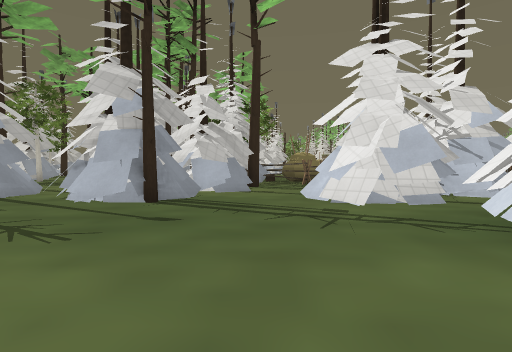
View 1 (above)

19 first-person views from a walk through a Godot game level. The camera is 1.2 m above the floor, tilts 2° down and sees 80° across. The floor is counted in squares, 2 m on a side. Each view is taken from the middle of a square. On the plan, view 1 faces up. The plan holds only what a view shows up to about 9 squares ahead; the rest is blank. The place goes on beyond the plan. Some surface patterns are stand-ins.

View 2
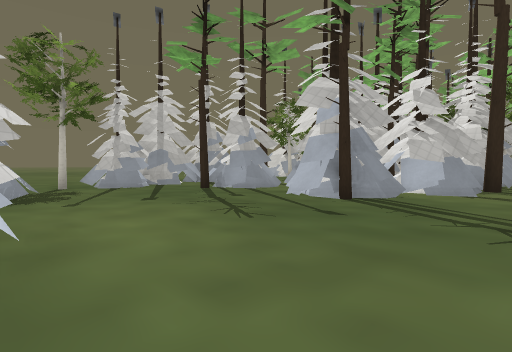

View 3
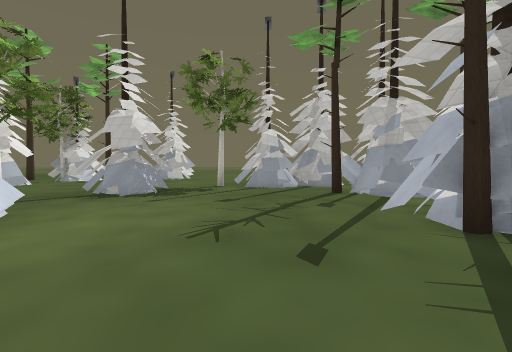

View 4
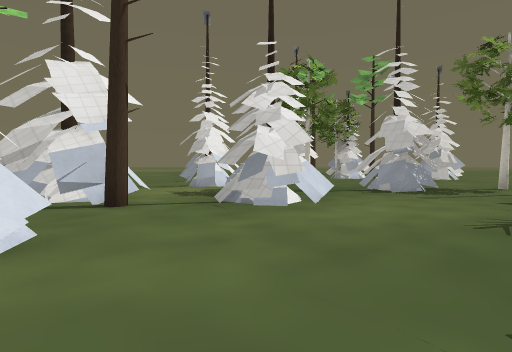

View 5
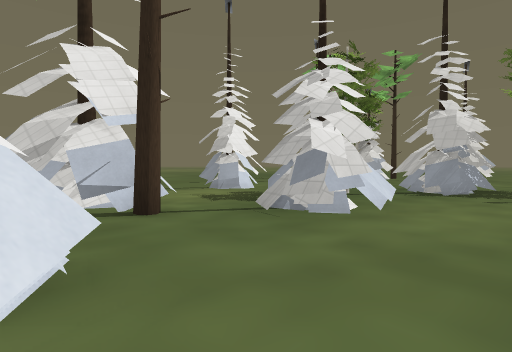

View 6
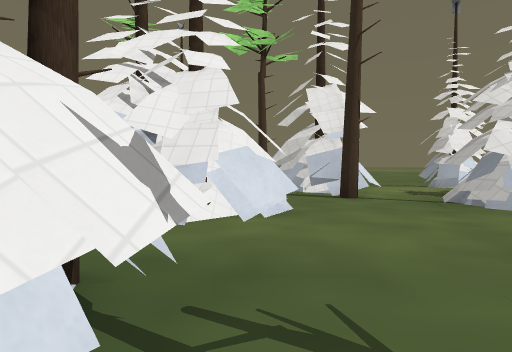

View 7
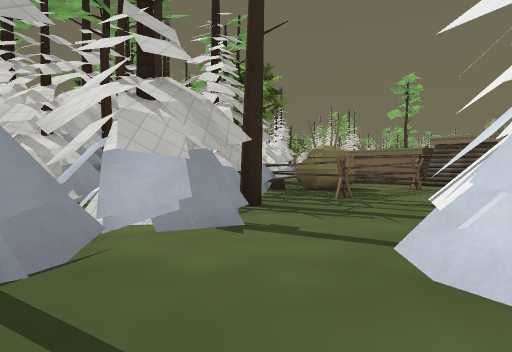

View 8
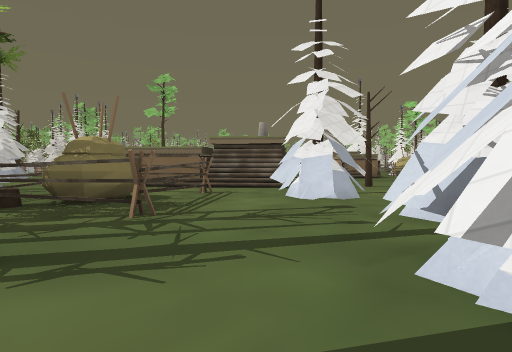

View 9
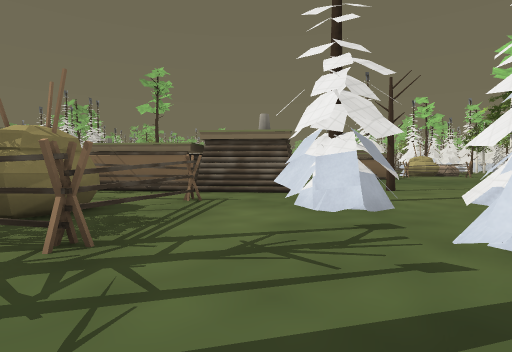

View 10
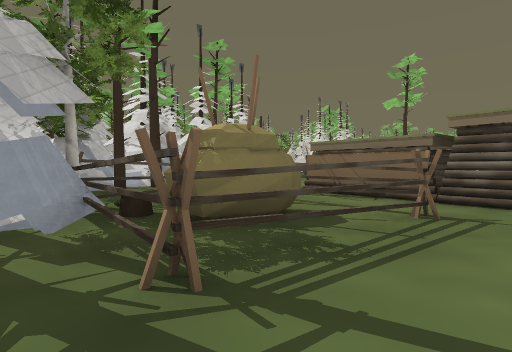

View 11
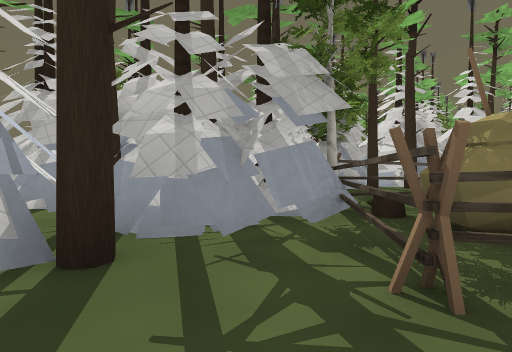

View 12
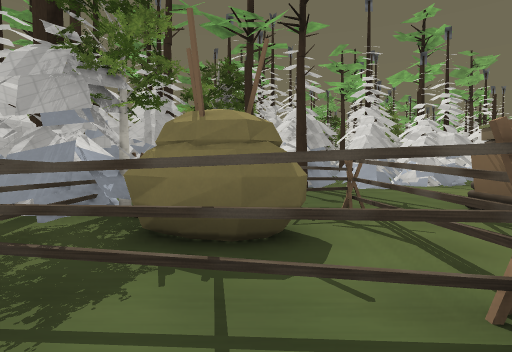

View 13
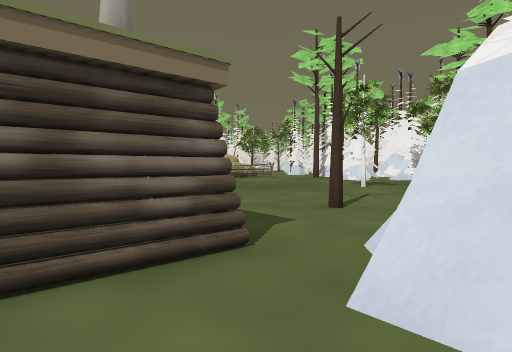

View 14
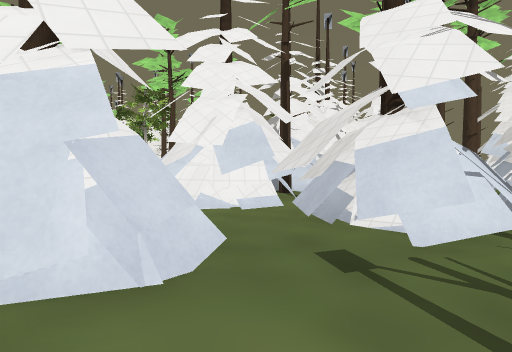

View 15
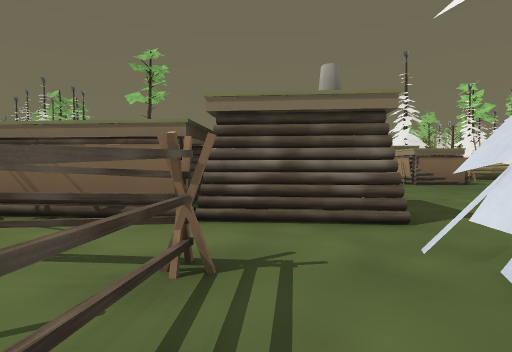

View 16
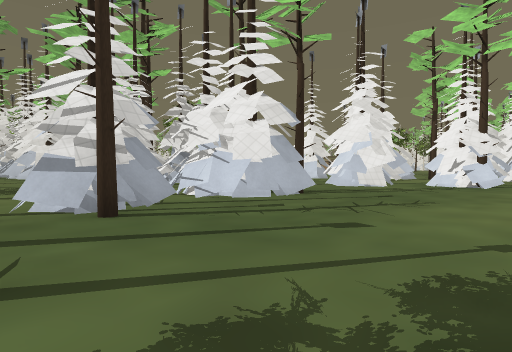

View 17
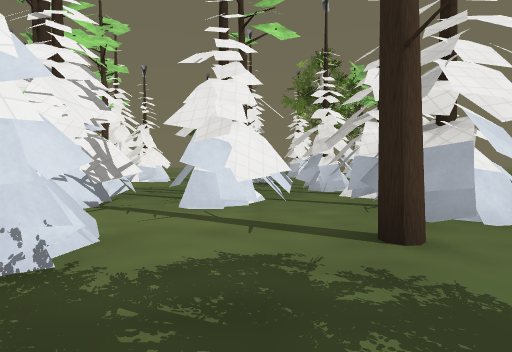

View 18
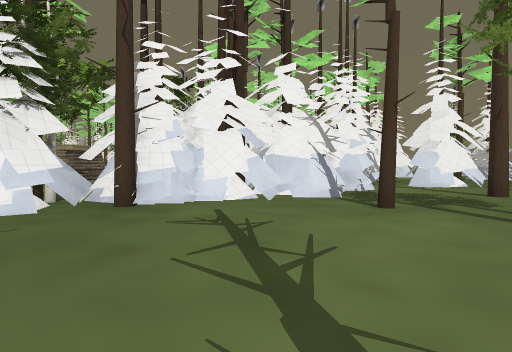

View 19
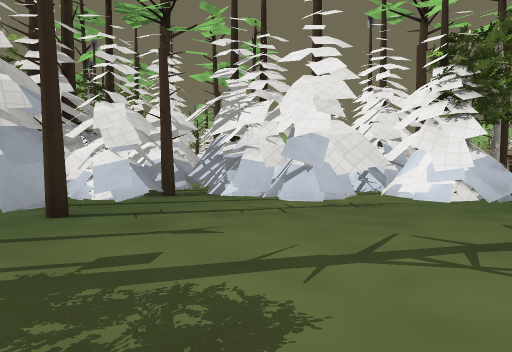

### Floor plan
Key: @ floor where view 1 was taken; # wall or solid block; x gap in a wall; . floor; ^ raised ledge; T pine tree; H thing the floor can be seen under or through; R tree.
Columns run from 9 left of view 1 to 13 right of it. Each row starts with its distance up from view 1.
 22   T
 21   ###      #
 20  ####     ##
 19 ###T#     #.
 18 .T..#######..
 17 ....######...
 16 .....###T....
 15 ......##T...H#
 14 ......T ...H ###
 13  ....## ..HHHH###   ..
 12  ..T.####HHHH#.##......
 11   ..#####HHH#..x.......
 10   ..#####HH#..HH.R.....
  9  .T.#####T....HH.......
  8 ##....^###...HHHH. ..#.
  7 ##.HHHHH#...#HH##    ..
  6  #.HHHHH..#######
  5  #.TH.HT..#### ###
  4  #..........## ###
  3 .##.........T#   #
  2 .#..........T
  1 ...##......##
  0    ##..##@.###
 -1   ...#.##..
 -2  ........T#.
 -3  ..   ...##.
 -4  #   ##..
 -5       #.
 -6       ..

Positions as (right, up) in squares from view 1, and headings:
1: (0, 0), facing up
2: (1, 0), facing up-left
3: (1, 3), facing left
4: (2, 3), facing down-left
5: (2, 2), facing down-left
6: (2, 4), facing down
7: (0, 4), facing up
8: (0, 6), facing up-right
9: (1, 7), facing up-right
10: (2, 8), facing up
11: (2, 8), facing up-left
12: (4, 10), facing up-left
13: (4, 11), facing right
14: (3, 10), facing down-right
15: (3, 10), facing up-right
16: (-7, 1), facing up-right
17: (-6, 11), facing down
18: (-8, 16), facing down-right
19: (-9, 14), facing up-right
